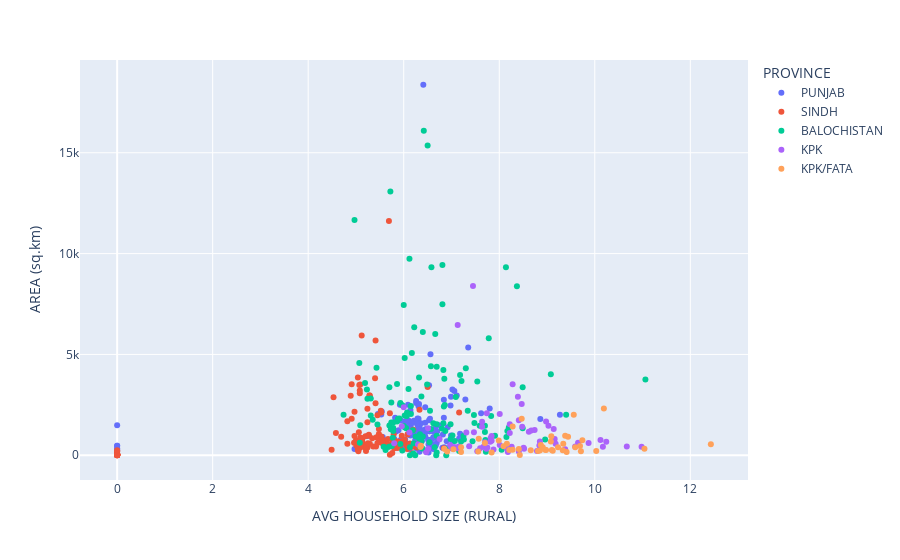

The cell this chart's notebook holds for it:
### Markdown cell above
## 1. Scatter plot

### Code cell
fig1 = px.scatter(df, x='AVG HOUSEHOLD SIZE (RURAL)' , y='AREA (sq.km)', color="PROVINCE")
fig1.show()
# save the plot
# fig1.write_image("./output/fig1.png", scale=3)

### Figure 1 — Plotly figure (JSON) as saved in the notebook; plotly's stock layout.template omitted (floating-point values rounded to 4 significant figures; data arrays with more than 128 entries replaced by an {"elided": "..."} marker saying what was removed)
{"data": [{"hovertemplate": "PROVINCE=PUNJAB<br>AVG HOUSEHOLD SIZE (RURAL)=%{x}<br>AREA (sq.km)=%{y}<extra></extra>", "legendgroup": "PUNJAB", "marker": {"color": "#636efa", "symbol": "circle"}, "mode": "markers", "name": "PUNJAB", "orientation": "v", "showlegend": true, "type": "scatter", "x": {"elided": "143 float values"}, "xaxis": "x", "y": {"elided": "143 int values"}, "yaxis": "y"}, {"hovertemplate": "PROVINCE=SINDH<br>AVG HOUSEHOLD SIZE (RURAL)=%{x}<br>AREA (sq.km)=%{y}<extra></extra>", "legendgroup": "SINDH", "marker": {"color": "#EF553B", "symbol": "circle"}, "mode": "markers", "name": "SINDH", "orientation": "v", "showlegend": true, "type": "scatter", "x": {"elided": "137 float values"}, "xaxis": "x", "y": {"elided": "137 int values"}, "yaxis": "y"}, {"hovertemplate": "PROVINCE=BALOCHISTAN<br>AVG HOUSEHOLD SIZE (RURAL)=%{x}<br>AREA (sq.km)=%{y}<extra></extra>", "legendgroup": "BALOCHISTAN", "marker": {"color": "#00cc96", "symbol": "circle"}, "mode": "markers", "name": "BALOCHISTAN", "orientation": "v", "showlegend": true, "type": "scatter", "x": {"elided": "131 float values"}, "xaxis": "x", "y": {"elided": "131 int values"}, "yaxis": "y"}, {"hovertemplate": "PROVINCE=KPK<br>AVG HOUSEHOLD SIZE (RURAL)=%{x}<br>AREA (sq.km)=%{y}<extra></extra>", "legendgroup": "KPK", "marker": {"color": "#ab63fa", "symbol": "circle"}, "mode": "markers", "name": "KPK", "orientation": "v", "showlegend": true, "type": "scatter", "x": [9.16, 10.98, 8.47, 9.65, 8.22, 8.62, 8.67, 7.64, 8.41, 8.98, 5.96, 6.3, 6.75, 6.97, 5.8, 6.12, 6, 6.51, 7.06, 6.47, 6.51, 8.28, 7.74, 7.64, 7.7, 10.24, 10.67, 8.48, 7.31, 9.03, 9.14, 9.87, 8.14, 7.82, 7, 7.73, 7.67, 7.75, 7.15, 7.37, 7.54, 7.13, 7.84, 7.6, 8.74, 10.12, 9.59, 8.16, 8.52, 7.13, 7.45, 8.22, 8.41, 9.38, 8.17, 8.26, 8.39, 8.18, 8.84, 8.18, 8.85, 8.51, 8.79, 10.17, 9.18, 8.01, 7.47, 8.01, 7.84, 7.88, 7.81], "xaxis": "x", "y": [802, 425, 2541, 623, 1540, 1167, 1229, 1657, 1733, 1679, 1438, 529, 804, 497, 595, 1130, 2376, 1340, 409, 149, 305, 3515, 2088, 1410, 642.1, 669, 428, 1414, 1131, 1465, 1299, 607, 422, 857, 353, 318, 418, 389, 418, 445, 204, 347, 718, 351, 1257, 762, 435, 343, 325, 6458, 8392, 1105, 184, 297, 297, 419, 2899, 161, 485, 392, 684, 372, 216, 419, 576, 2051, 1140, 508, 952, 280, 672], "yaxis": "y"}, {"hovertemplate": "PROVINCE=KPK/FATA<br>AVG HOUSEHOLD SIZE (RURAL)=%{x}<br>AREA (sq.km)=%{y}<extra></extra>", "legendgroup": "KPK/FATA", "marker": {"color": "#FFA15A", "symbol": "circle"}, "mode": "markers", "name": "KPK/FATA", "orientation": "v", "showlegend": true, "type": "scatter", "x": [8.43, 7.2, 8.85, 8.66, 10.03, 9.12, 9.71, 9.74, 9.56, 8.09, 7.84, 8.98, 8.28, 8.41, 9.08, 9.41, 9.09, 9.38, 8.96, 8.81, 9.69, 8.21, 11.04, 8.87, 9.1, 8.47, 9.33, 6.85, 7.56, 7.7, 9.23, 6.91, 9.59, 12.43, 8.91, 8.28, 8.16, 7.04, 9.44, 6.36, 6.35, 7.57, 7.2, 7.99, 9.34, 10.19], "xaxis": "x", "y": [13, 159, 238, 250, 216, 220, 194, 745, 2008, 446, 132, 261, 1430, 311, 679, 156, 940, 970, 273, 211, 454, 257, 322, 513, 266, 1807, 250, 320, 191, 605, 402, 191, 393, 548, 399, 275, 565, 299, 923, 466, 404, 813, 398, 734, 567, 2315], "yaxis": "y"}], "layout": {"legend": {"title": {"text": "PROVINCE"}, "tracegroupgap": 0}, "margin": {"t": 60}, "xaxis": {"anchor": "y", "domain": [0, 1], "title": {"text": "AVG HOUSEHOLD SIZE (RURAL)"}}, "yaxis": {"anchor": "x", "domain": [0, 1], "title": {"text": "AREA (sq.km)"}}}}
